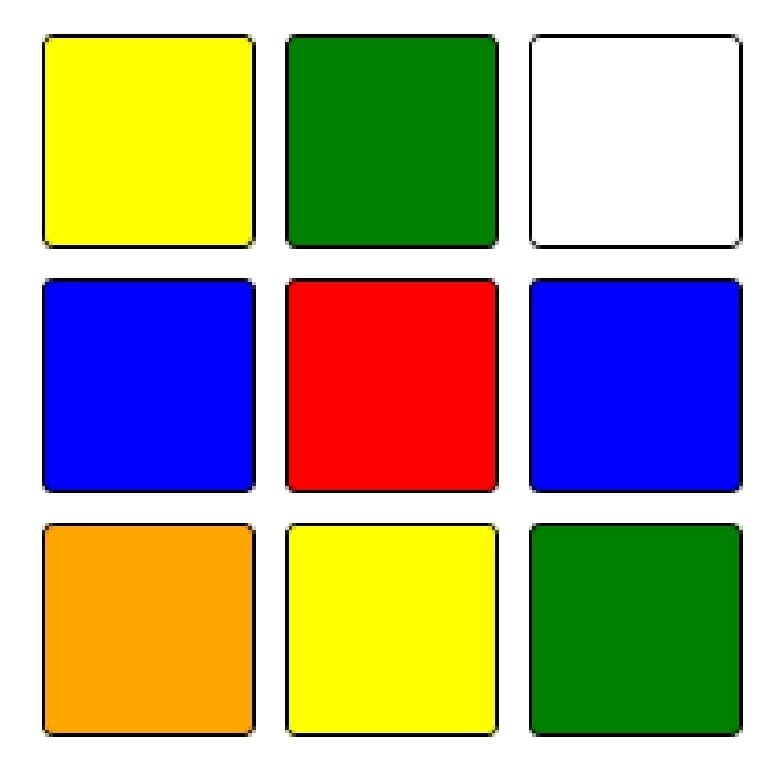
#> input picture rubix.jpeg, 781 x 770 px
$ python color.py
#> lines starting #> are read from the running program, lines starting #| are printed output that depends on the picture; after the words box and inside, x2 and y2 are one past the last pixel; in counts of white or black regions, pixels touching at a corner belong together
import numpy as np
import cv2

flag1,flag2,flag3,c1=0,0,0,0

linecolor = (100, 215, 255)

# color_dict_HSV = {'black': [[180, 255, 30], [0, 0, 0]],
#               'white': [[180, 18, 255], [0, 0, 231]],
#               'red1': [[180, 255, 255], [159, 50, 70]],
#               'red2': [[9, 255, 255], [0, 50, 70]],
#               'green': [[89, 255, 255], [36, 50, 70]],
#               'blue': [[128, 255, 255], [90, 50, 70]],
#               'yellow': [[35, 255, 255], [25, 50, 70]],
#               'purple': [[158, 255, 255], [129, 50, 70]],
#               'orange': [[24, 255, 255], [10, 50, 70]],
#               'gray': [[180, 18, 230], [0, 0, 40]]}

lwr_red = np.array([0, 50, 70])
upper_red = np.array([9, 255, 255])

lwr_green = np.array([68, 142, 74])
upper_green = np.array([88, 162, 154])

lwr_violet = np.array([108,193,52])
upper_violet = np.array([131,255,159])

lwr_pink = np.array([161,134,176])
upper_pink = np.array([179,171,255])

lwr_black = np.array([0, 0, 0])
upper_black = np.array([180, 255, 30])
frame = cv2.imread("rubix.jpeg")
#> frame is the input picture: shape (770, 781, 3); mean B, G, R 135.8, 164.7, 171

hsv = cv2.cvtColor(frame, cv2.COLOR_BGR2HSV)
#> hsv: shape (770, 781, 3); mean H, S, V 37.7, 152.6, 225.2
kernel = np.ones((5, 5), np.uint8)
mask = cv2.inRange(hsv, lwr_red, upper_red)
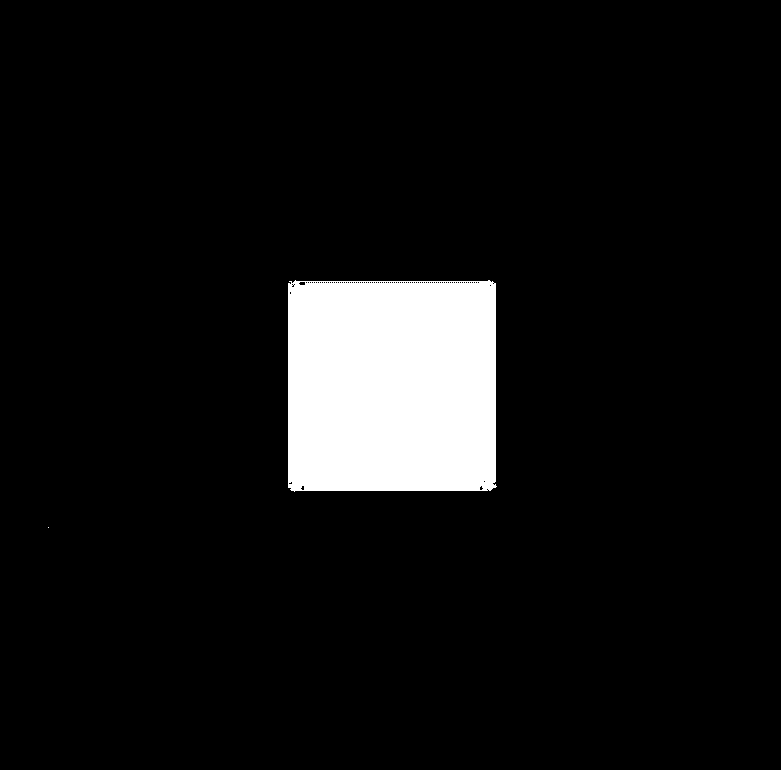
#> mask: shape (770, 781); 7.2% white; 2 white regions (1 under 20 px), largest, box (x1, y1, x2, y2) and area: (288, 280, 497, 492) 43510
mask = cv2.dilate(mask, kernel, iterations=1)
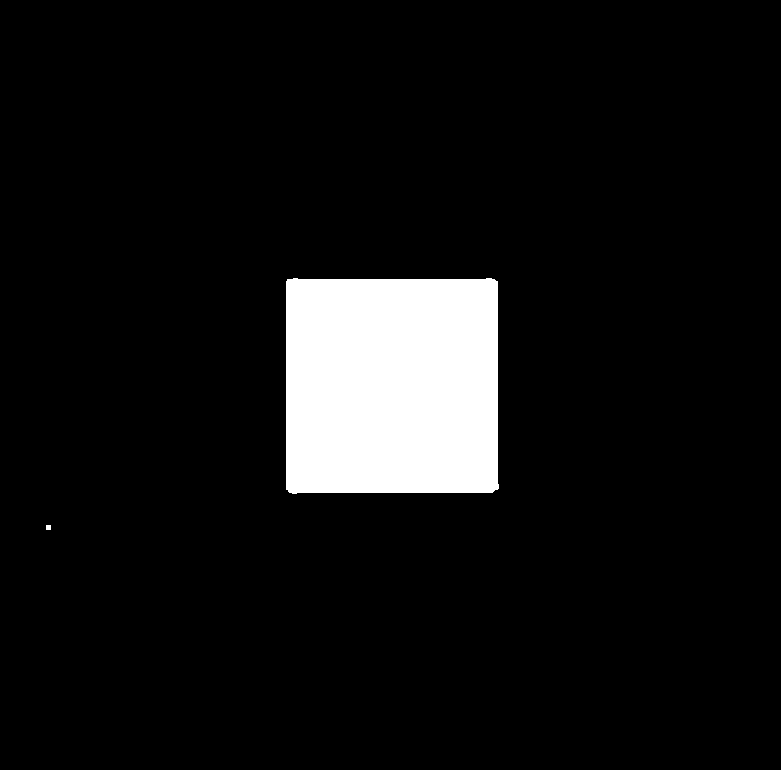
#> mask: shape (770, 781); 7.5% white; 2 white regions
res = cv2.bitwise_and(frame, frame, mask=mask)
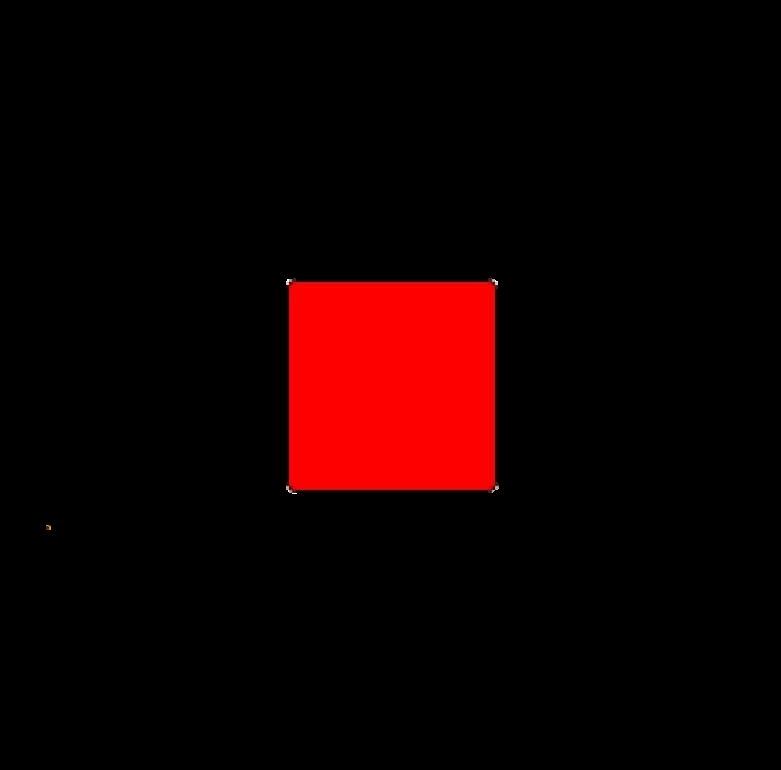
#> res: shape (770, 781, 3); mean B, G, R 0.1, 0.1, 18.1
cnts,_=cv2.findContours(mask.copy(),cv2.RETR_EXTERNAL,cv2.CHAIN_APPROX_SIMPLE)
#> cnts = 2 contours, 1 with area under 20; largest, box (x1, y1, x2, y2) and area: (286, 278, 499, 494) 44942
center = None

green_mask = cv2.inRange(hsv, lwr_green, upper_green)
#> green_mask: shape (770, 781); every value is 0
violet_mask = cv2.inRange(hsv, lwr_violet, upper_violet)
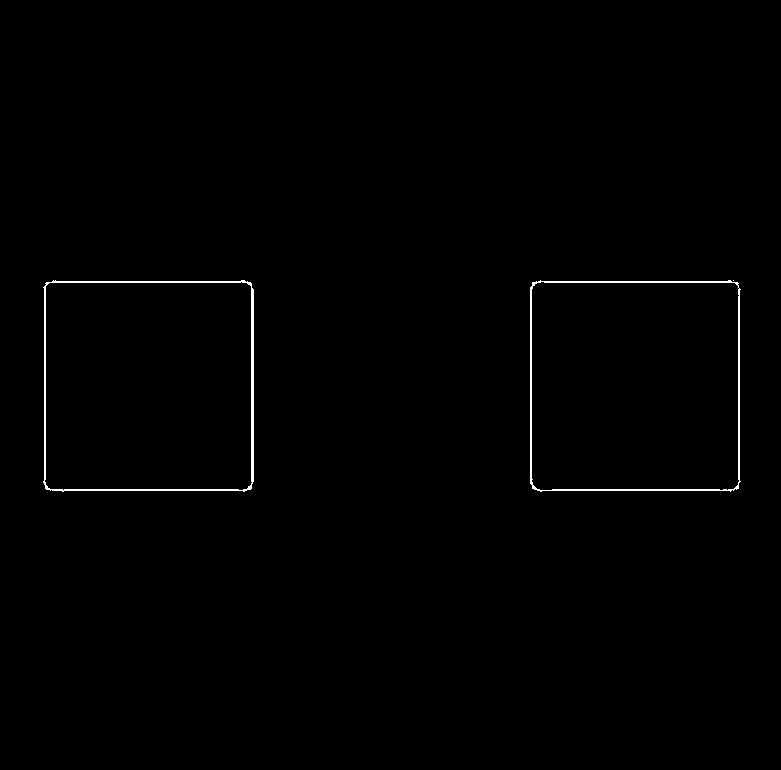
#> violet_mask: shape (770, 781); 0.58% white in thin lines or dots, all inside (x1, y1, x2, y2) = (43, 280, 741, 492)
pink_mask = cv2.inRange(hsv, lwr_pink, upper_pink)
red_mask = cv2.inRange(hsv, lwr_red, upper_red)
cv2.imshow("mask", mask)
c = max(cnts, key=cv2.contourArea)
#> c = contour of 29 points, box (x1, y1, x2, y2) (286, 278, 499, 494), area 44942
area = cv2.contourArea(c)
#> area = 44942
print(area)
#| 44942.0
